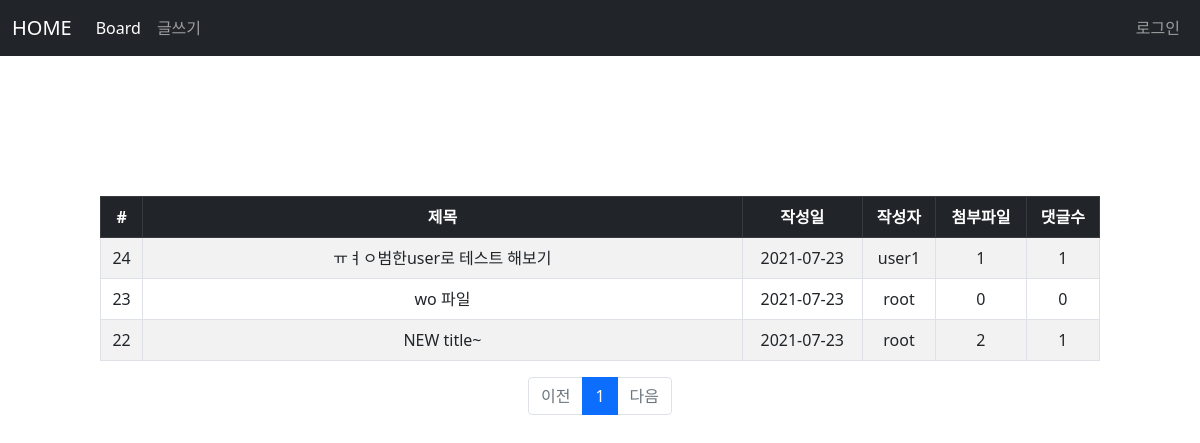
The app's page /boardMain/, older data.
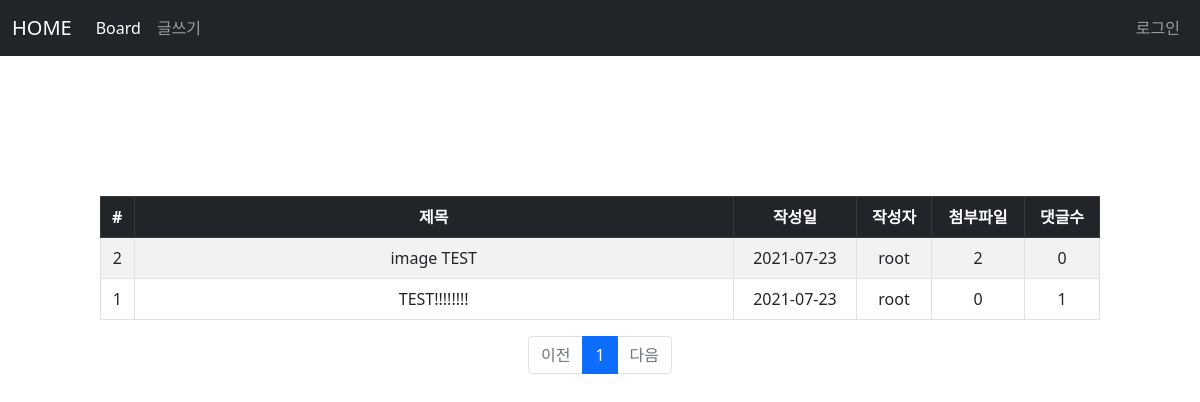
The same page, newer data.
### boardApp/models.py (models this page shows)
class Board(models.Model):
    title = models.CharField(max_length=100)
    author = models.ForeignKey(User, on_delete=models.CASCADE)
    pub_date = models.DateTimeField(auto_now_add=True)
    body = RichTextUploadingField()

### boardApp/views.py (the view)
# urls.py: path('', views.boardMain, name='boardMain'),
def boardMain(request):
    page = request.GET.get('page', '1')
    board_list = Board.objects.order_by('-id')
    paginator = Paginator(board_list, 10)
    boards = paginator.get_page(page)
    context = {
        'boards': boards
    }
    return render(request, 'boardMain.html', context)

### boardApp/templates/boardMain.html
{% extends 'base.html' %}
{% block content %}
<br>
<section style="padding: 100px; text-align: center;">
<table class="table table-striped table-hover table-bordered">
  <thead class="table-dark">
    <tr>
      <th>#</th>
      <th>제목</th>
      <th>작성일</th>
      <th>작성자</th>
      <th>첨부파일</th>
      <th>댓글수</th>
    </tr>
  </thead>
  <tbody>
  {% if boards %}
    {% for board in boards %}
    <tr onClick="location.href='{% url 'boardApp:detail' board.id %}'">
      <td>{{ board.id }}</td>
      <td width="60%">{{ board.title }}</td>
      <td>{{ board.pub_date|date:'Y-m-d' }}</td>
      <td>{{ board.author }}</td>
      <td>{{ board.uploadfile_set.count }}</td>
        <td>{{ board.comment_set.count }}</td>
    </tr>
      {% endfor %}
  {% else %}
  <tr>
    <td colspan="6">게시물이 존재하지 않습니다.</td>
  </tr>
  {% endif %}
    </tbody>
</table>
  <ul class="pagination justify-content-center">
      {% if boards.has_previous %}
      <li class="page-item">
          <a class="page-link" href="?page={{ boards.previous_page_number }}">이전</a>
      </li>
      {% else %}
      <li class="page-item disabled">
          <a class="page-link" tabindex="-1" aria-disabled="true" href="#">이전</a>
      </li>
      {% endif %}
      {% for page_number in boards.paginator.page_range %}
        {% if page_number >= boards.number|add:-5 and page_number <= boards.number|add:5 %}
          {% if page_number == boards.number %}
          <li class="page-item active" aria-current="page">
              <a class="page-link" href="?page={{ page_number }}">{{ page_number }}</a>
          </li>
          {% else %}
          <li class="page-item">
              <a class="page-link" href="?page={{ page_number }}">{{ page_number }}</a>
          </li>
          {% endif %}
        {% endif %}
      {% endfor %}
      {% if boards.has_next %}
      <li class="page-item">
          <a class="page-link" href="?page={{ boards.next_page_number }}">다음</a>
      </li>
      {% else %}
      <li class="page-item disabled">
          <a class="page-link" tabindex="-1" aria-disabled="true" href="#">다음</a>
      </li>
      {% endif %}
  </ul>
</section>
{% endblock %}

### boardprj/templates/base.html (shortened to what this page needs)
<!DOCTYPE html>
{% load static %}
<head>
  <link href="https://cdn.jsdelivr.net/npm/bootstrap@5.0.2/dist/css/bootstrap.min.css" rel="stylesheet"
>
  <link rel="stylesheet" href="{% static 'css/navbar-top-fixed.css' %}">
  </head>
<body>
<nav class="navbar navbar-expand-md navbar-dark fixed-top bg-dark">
  <div class="container-fluid">
    <a class="navbar-brand" href="{% url 'index' %}">HOME</a>
    <div class="collapse navbar-collapse" id="navbarCollapse">
      <ul class="navbar-nav me-auto mb-2 mb-md-0">
        <li class="nav-item">
          <a class="nav-link active" aria-current="page" href="{% url 'boardApp:boardMain' %}">Board</a>
        </li>
        <li class="nav-item">
          <a class="nav-link" href="{% url 'boardApp:create_board_multiFile' %}">글쓰기</a>
        </li>
      </ul>
      <ul class="navbar-nav mb-2 mb-md-0">
        {% if user.is_authenticated %}
        <li class="nav-item">
          <a class="nav-link" href="{% url 'common:logout' %}"> {{ user.username }}님&nbsp; 로그아웃</a>
        </li>
        {% else %}
        <li class="nav-item">
          <a class="nav-link" href="{% url 'common:login' %}">로그인</a>
        </li>
        {% endif %}
      </ul>
    </div>
  </div>
</nav>
{% block content %}
{% endblock %}

### boardApp/static/css/navbar-top-fixed.css (style rules this page uses)
body { min-height: 75rem; padding-top: 4.5rem; }

Row changes from the older to the newer data that the page shows:
removed Board: id "24", title "ㅠㅕㅇ범한user로 테스트 해보기", pub_date "2021-07-23", author "user1", uploadfile_set.count "1", comment_set.count "1"
removed Board: id "23", title "wo 파일", pub_date "2021-07-23", author "root", uploadfile_set.count "0", comment_set.count "0"
removed Board: id "22", title "NEW title~", pub_date "2021-07-23", author "root", uploadfile_set.count "2", comment_set.count "1"
added Board: id "2", title "image TEST", pub_date "2021-07-23", author "root", uploadfile_set.count "2", comment_set.count "0"
added Board: id "1", title "TEST!!!!!!!!", pub_date "2021-07-23", author "root", uploadfile_set.count "0", comment_set.count "1"
